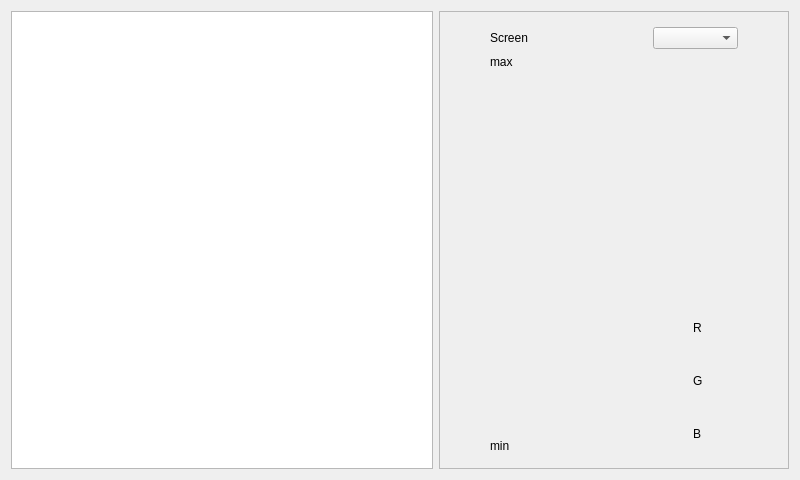
<?xml version="1.0" encoding="UTF-8"?>
<ui version="4.0">
 <class>BacklightWidget</class>
 <widget class="QWidget" name="BacklightWidget">
  <property name="geometry">
   <rect>
    <x>0</x>
    <y>0</y>
    <width>800</width>
    <height>480</height>
   </rect>
  </property>
  <property name="windowTitle">
   <string>Form</string>
  </property>
  <layout class="QGridLayout" name="gridLayout">
   <item row="0" column="1">
    <widget class="QFrame" name="frame">
     <property name="minimumSize">
      <size>
       <width>350</width>
       <height>0</height>
      </size>
     </property>
     <property name="maximumSize">
      <size>
       <width>350</width>
       <height>16777215</height>
      </size>
     </property>
     <property name="frameShape">
      <enum>QFrame::StyledPanel</enum>
     </property>
     <property name="frameShadow">
      <enum>QFrame::Raised</enum>
     </property>
     <layout class="QGridLayout" name="gridLayout_2">
      <property name="leftMargin">
       <number>50</number>
      </property>
      <property name="topMargin">
       <number>15</number>
      </property>
      <property name="rightMargin">
       <number>50</number>
      </property>
      <property name="bottomMargin">
       <number>15</number>
      </property>
      <property name="horizontalSpacing">
       <number>20</number>
      </property>
      <property name="verticalSpacing">
       <number>6</number>
      </property>
      <item row="1" column="1">
       <layout class="QVBoxLayout" name="verticalLayout_4">
        <property name="spacing">
         <number>15</number>
        </property>
        <item>
         <spacer name="verticalSpacer">
          <property name="orientation">
           <enum>Qt::Vertical</enum>
          </property>
          <property name="sizeHint" stdset="0">
           <size>
            <width>20</width>
            <height>40</height>
           </size>
          </property>
         </spacer>
        </item>
        <item>
         <layout class="QHBoxLayout" name="horizontalLayout_3">
          <property name="spacing">
           <number>2</number>
          </property>
          <item>
           <widget class="QWidget" name="redWidget" native="true">
            <property name="sizePolicy">
             <sizepolicy hsizetype="Preferred" vsizetype="Preferred">
              <horstretch>0</horstretch>
              <verstretch>0</verstretch>
             </sizepolicy>
            </property>
            <property name="minimumSize">
             <size>
              <width>38</width>
              <height>38</height>
             </size>
            </property>
            <property name="maximumSize">
             <size>
              <width>38</width>
              <height>38</height>
             </size>
            </property>
           </widget>
          </item>
          <item>
           <widget class="QLabel" name="label_red">
            <property name="minimumSize">
             <size>
              <width>45</width>
              <height>0</height>
             </size>
            </property>
            <property name="maximumSize">
             <size>
              <width>45</width>
              <height>16777215</height>
             </size>
            </property>
            <property name="text">
             <string>R</string>
            </property>
            <property name="alignment">
             <set>Qt::AlignLeading|Qt::AlignLeft|Qt::AlignVCenter</set>
            </property>
           </widget>
          </item>
         </layout>
        </item>
        <item>
         <layout class="QHBoxLayout" name="horizontalLayout_4">
          <property name="spacing">
           <number>2</number>
          </property>
          <item>
           <widget class="QWidget" name="greenWidget" native="true">
            <property name="minimumSize">
             <size>
              <width>38</width>
              <height>38</height>
             </size>
            </property>
            <property name="maximumSize">
             <size>
              <width>38</width>
              <height>38</height>
             </size>
            </property>
           </widget>
          </item>
          <item>
           <widget class="QLabel" name="label_green">
            <property name="minimumSize">
             <size>
              <width>45</width>
              <height>0</height>
             </size>
            </property>
            <property name="maximumSize">
             <size>
              <width>45</width>
              <height>16777215</height>
             </size>
            </property>
            <property name="text">
             <string>G</string>
            </property>
            <property name="alignment">
             <set>Qt::AlignLeading|Qt::AlignLeft|Qt::AlignVCenter</set>
            </property>
           </widget>
          </item>
         </layout>
        </item>
        <item>
         <layout class="QHBoxLayout" name="horizontalLayout_5">
          <property name="spacing">
           <number>2</number>
          </property>
          <item>
           <widget class="QWidget" name="blueWidget" native="true">
            <property name="minimumSize">
             <size>
              <width>38</width>
              <height>38</height>
             </size>
            </property>
            <property name="maximumSize">
             <size>
              <width>38</width>
              <height>38</height>
             </size>
            </property>
           </widget>
          </item>
          <item>
           <widget class="QLabel" name="label_blue">
            <property name="minimumSize">
             <size>
              <width>45</width>
              <height>0</height>
             </size>
            </property>
            <property name="maximumSize">
             <size>
              <width>45</width>
              <height>16777215</height>
             </size>
            </property>
            <property name="text">
             <string>B</string>
            </property>
            <property name="alignment">
             <set>Qt::AlignLeading|Qt::AlignLeft|Qt::AlignVCenter</set>
            </property>
           </widget>
          </item>
         </layout>
        </item>
       </layout>
      </item>
      <item row="1" column="0">
       <layout class="QVBoxLayout" name="verticalLayout_3">
        <item>
         <widget class="QLabel" name="maxLbl">
          <property name="sizePolicy">
           <sizepolicy hsizetype="Minimum" vsizetype="Preferred">
            <horstretch>0</horstretch>
            <verstretch>0</verstretch>
           </sizepolicy>
          </property>
          <property name="text">
           <string>max</string>
          </property>
          <property name="alignment">
           <set>Qt::AlignLeading|Qt::AlignLeft|Qt::AlignTop</set>
          </property>
         </widget>
        </item>
        <item>
         <widget class="SliderWidget" name="horizontalSlider" native="true">
          <property name="sizePolicy">
           <sizepolicy hsizetype="Minimum" vsizetype="Expanding">
            <horstretch>0</horstretch>
            <verstretch>0</verstretch>
           </sizepolicy>
          </property>
         </widget>
        </item>
        <item>
         <widget class="QLabel" name="minLbl">
          <property name="sizePolicy">
           <sizepolicy hsizetype="Minimum" vsizetype="Preferred">
            <horstretch>0</horstretch>
            <verstretch>0</verstretch>
           </sizepolicy>
          </property>
          <property name="text">
           <string>min</string>
          </property>
          <property name="alignment">
           <set>Qt::AlignBottom|Qt::AlignLeading|Qt::AlignLeft</set>
          </property>
         </widget>
        </item>
       </layout>
      </item>
      <item row="0" column="0">
       <layout class="QHBoxLayout" name="horizontalLayout">
        <item>
         <widget class="QLabel" name="label_Screen">
          <property name="text">
           <string>Screen</string>
          </property>
         </widget>
        </item>
       </layout>
      </item>
      <item row="0" column="1">
       <widget class="QComboBox" name="combox"/>
      </item>
     </layout>
    </widget>
   </item>
   <item row="0" column="0">
    <widget class="QTextBrowser" name="textBrowser">
     <property name="sizePolicy">
      <sizepolicy hsizetype="Expanding" vsizetype="Expanding">
       <horstretch>0</horstretch>
       <verstretch>0</verstretch>
      </sizepolicy>
     </property>
    </widget>
   </item>
  </layout>
 </widget>
 <customwidgets>
  <customwidget>
   <class>SliderWidget</class>
   <extends>QWidget</extends>
   <header>sliderwidget.h</header>
   <container>1</container>
  </customwidget>
 </customwidgets>
 <resources/>
 <connections/>
</ui>
